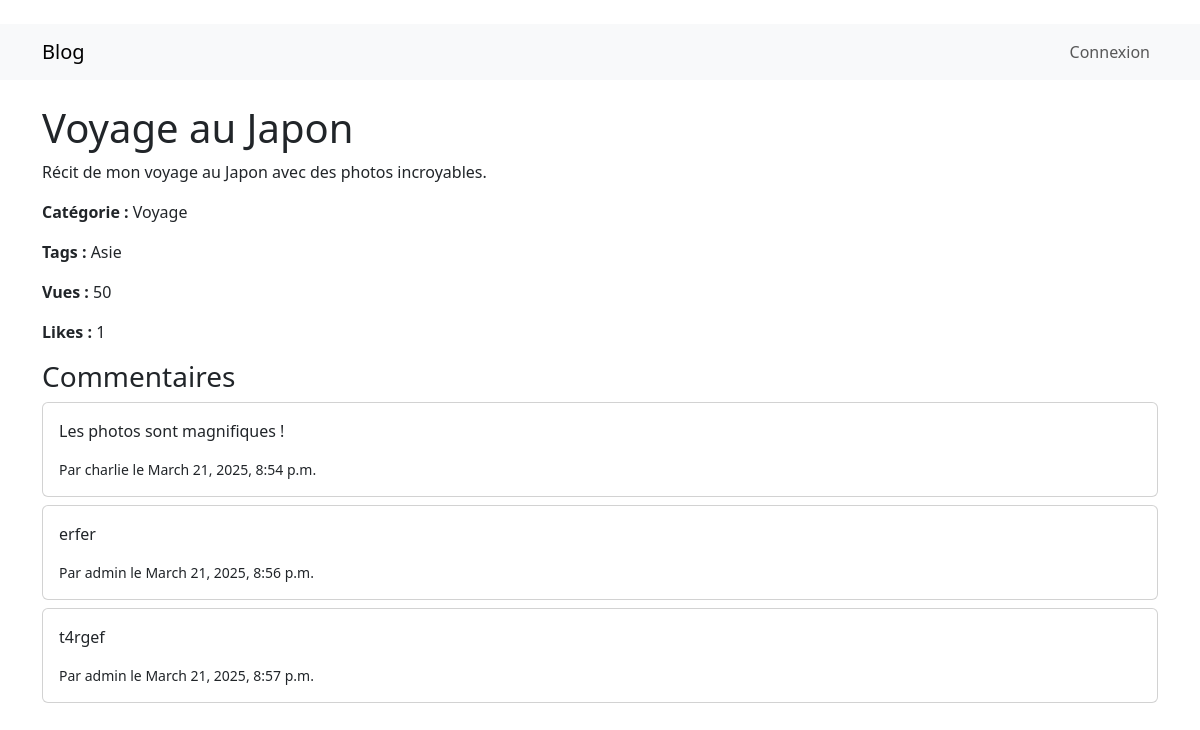
Screenshot of /article/2/ with the database file from the repository.
### blog/models.py (models this page shows, shortened)
class Article(models.Model):
    title = models.CharField(max_length=200)
    content = models.TextField()
    author = models.ForeignKey(User, on_delete=models.CASCADE)
    category = models.ForeignKey(Category, on_delete=models.SET_NULL, null=True)
    tags = models.ManyToManyField(Tag)
    created_at = models.DateTimeField(auto_now_add=True)
    updated_at = models.DateTimeField(auto_now=True)
    views = models.PositiveIntegerField(default=0)
    likes = models.ManyToManyField(User, related_name='liked_articles', blank=True)

class Category(models.Model):
    name = models.CharField(max_length=100, unique=True)
    def __str__(self):
        return self.name

class Tag(models.Model):
    name = models.CharField(max_length=50, unique=True)

class Comment(models.Model):
    article = models.ForeignKey(Article, on_delete=models.CASCADE, related_name='comments')
    author = models.ForeignKey(User, on_delete=models.CASCADE)
    content = models.TextField()
    created_at = models.DateTimeField(auto_now_add=True)

### blog/views.py (the view)
# urls.py: path('article/<int:article_id>/', views.article_detail, name='article_detail'),
def article_detail(request, article_id):
    article = get_object_or_404(Article, id=article_id)
    article.views += 1
    article.save()
    if request.method == 'POST':
        form = CommentForm(request.POST)
        if form.is_valid():
            comment = form.save(commit=False)
            comment.article = article
            comment.author = request.user
            comment.save()
            Notification.objects.create(
                user=article.author,
                message=f"{request.user.username} a commenté votre article : {article.title}"
            )
            messages.success(request, 'Commentaire ajouté !')
            return redirect('article_detail', article_id=article.id)
    else:
        form = CommentForm()
    return render(request, 'blog/article_detail.html', {
        'article': article,
        'form': form,
    })

### blog/templates/blog/article_detail.html (shortened to what this page needs)
﻿{% extends 'blog/base.html' %}
{% block content %}
    <h1>{{ article.title }}</h1>
    <p>{{ article.content }}</p>
    <p><strong>Catégorie :</strong> {{ article.category }}</p>
    <p><strong>Tags :</strong> {% for tag in article.tags.all %}{{ tag.name }} {% endfor %}</p>
    <p><strong>Vues :</strong> {{ article.views }}</p>
    <p><strong>Likes :</strong> {{ article.likes.count }}</p>
    <h3>Commentaires</h3>
    {% for comment in article.comments.all %}
        <div class="card mb-2">
            <div class="card-body">
                <p>{{ comment.content }}</p>
                <small>Par {{ comment.author }} le {{ comment.created_at }}</small>
            </div>
        </div>
    {% empty %}
        <p>Aucun commentaire.</p>
    {% endfor %}
{% endblock %}

### rows the page displays
Article: title "Voyage au Japon", content "Récit de mon voyage au Japon avec des photos incroyables.", category "Voyage", views "50", likes.count "1"
Tag: name "Asie"
Comment: content "Les photos sont magnifiques !", author "charlie", created_at "March 21, 2025, 8:54 p.m."
Comment: content "erfer", author "admin", created_at "March 21, 2025, 8:56 p.m."
Comment: content "t4rgef", author "admin", created_at "March 21, 2025, 8:57 p.m."
